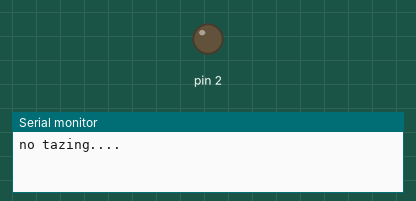
Bench run of a sketch on a simulated Arduino Uno, built with avr-gcc and run on an emulated ATmega328P. Shown: output pins drawn as LEDs (lit = HIGH), the last lines printed to the serial monitor.

Above: at 1.5 s.
At 3.5 s:
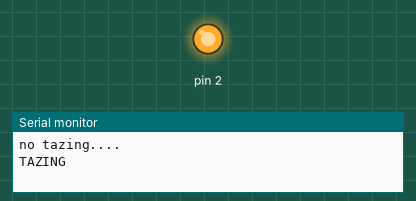
Timing chart, 0 to 5.2 s (numbered marks = the images above):
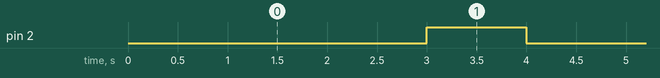

Measured:
- by itself, pin 2: alternates HIGH for 1.0 s and LOW for 3.0 s

The sketch:

tazerHotPotato.ino
```cpp
void setup() {
  Serial.begin(9600);
  pinMode(2, OUTPUT);
  digitalWrite(2, LOW);
}

void loop() {
  Serial.println("no tazing....");
  digitalWrite(2, LOW);
  delay(3000);
  Serial.println("TAZING");
  digitalWrite(2, HIGH);
  delay(1000);
}
```
